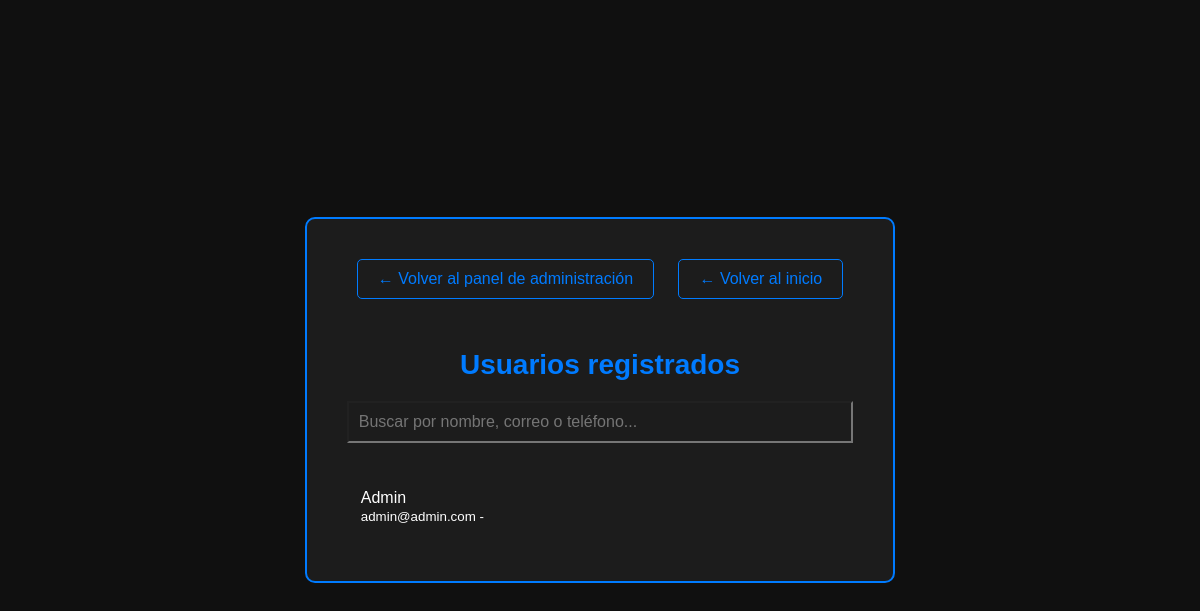
The app's page /admin/lista-usuarios.php, older data.
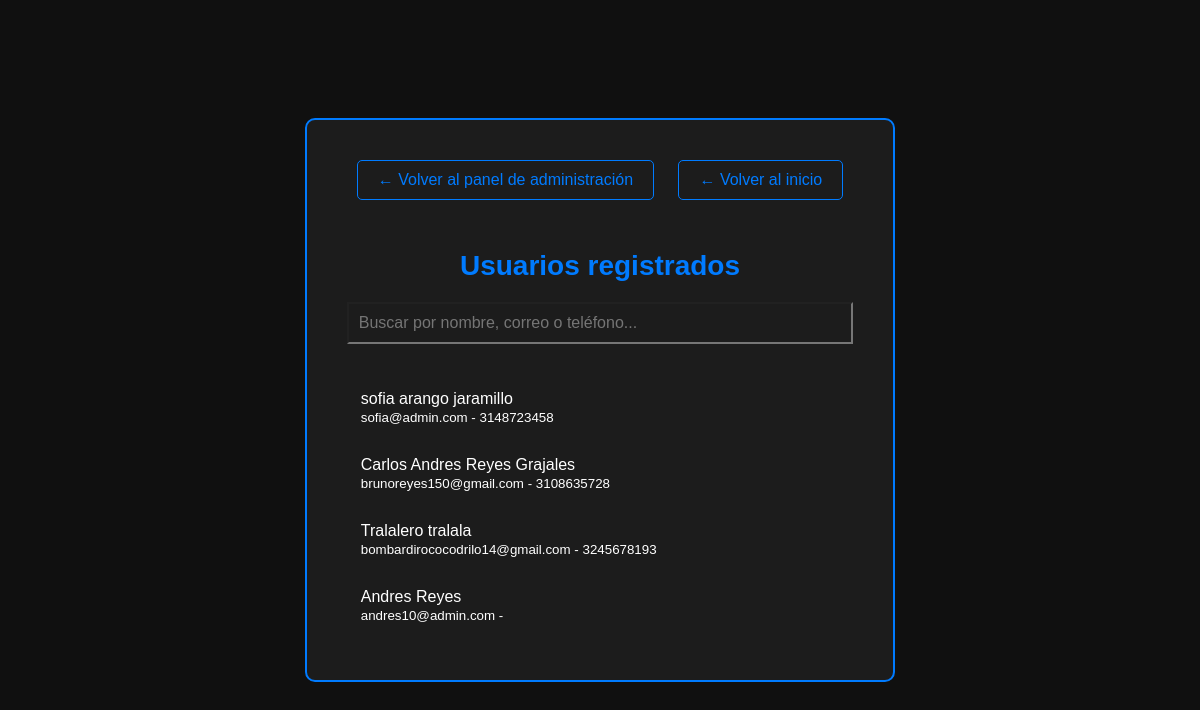
The same page, newer data.
### tables this page shows
CREATE TABLE `usuarios` (
  `id` int(255) NOT NULL,
  `nombre` varchar(100) NOT NULL,
  `email` varchar(255) NOT NULL,
  `password` varchar(255) NOT NULL,
  `rol` varchar(20) DEFAULT NULL,
  `imagen` varchar(255) DEFAULT NULL,
  `telefono` varchar(20) DEFAULT NULL,
  `reset_token` varchar(255) DEFAULT NULL,
  `token_expira` datetime DEFAULT NULL
);

### admin/lista-usuarios.php (the view, shortened to what this page needs)
<?php
require_once '../conexion.php';
$result = $conexion->query("SELECT * FROM usuarios");
?>
<!DOCTYPE html>
<html lang="es">
<head>
    <link rel="stylesheet" href="../css/usuarios.css">
</head>
<body>
    <section class="lista-usuarios">
    <div class="lista-usuarios__acciones">
            <a href="admin-index.php" class="link">← Volver al panel de administración</a>
            <a href="../index.php" class="link">← Volver al inicio</a>
        </div>
        <h2 class="lista-usuarios__titulo">Usuarios registrados</h2>
        <input type="text" id="buscador" class="lista-usuarios__buscador" placeholder="Buscar por nombre, correo o teléfono...">
        <ul id="listaUsuarios" class="lista-usuarios__lista">
            <?php while ($row = $result->fetch_assoc()): ?>
                <li class="lista-usuarios__item">
                    <a href="ver-usuario.php?id=<?= $row['id']; ?>" class="lista-usuarios__link">
                        <?= htmlspecialchars($row['nombre']) ?><br>
                        <small><?= htmlspecialchars($row['email']) ?> - <?= htmlspecialchars($row['telefono']) ?></small>
                    </a>
                </li>
            <?php endwhile; ?>
        </ul>
    </section>
</body>
</html>

Row changes from the older to the newer data that the page shows:
removed usuarios: nombre "Admin", email "admin@admin.com"
added usuarios: nombre "sofia arango jaramillo", email "sofia@admin.com", telefono "3148723458"
added usuarios: nombre "Carlos Andres Reyes Grajales", email "brunoreyes150@gmail.com", telefono "3108635728"
added usuarios: nombre "Tralalero tralala", email "bombardirococodrilo14@gmail.com", telefono "3245678193"
added usuarios: nombre "Andres Reyes", email "andres10@admin.com"
